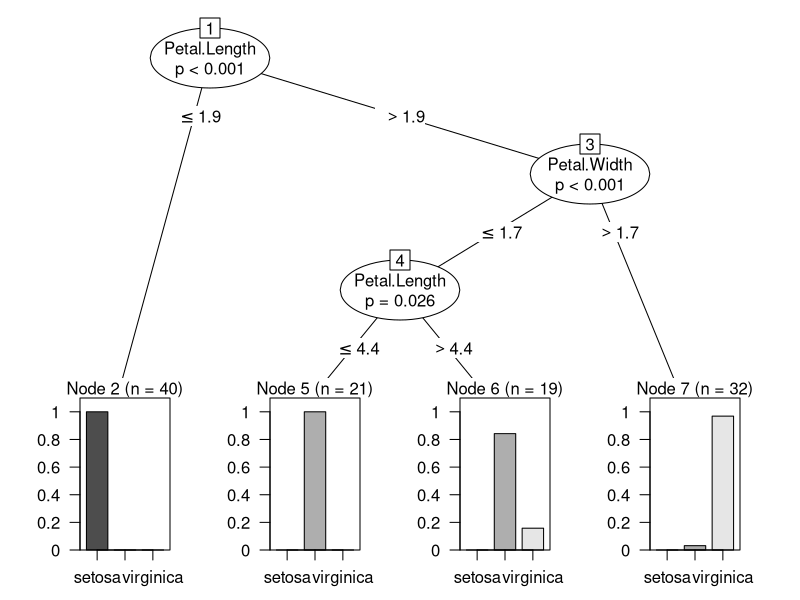
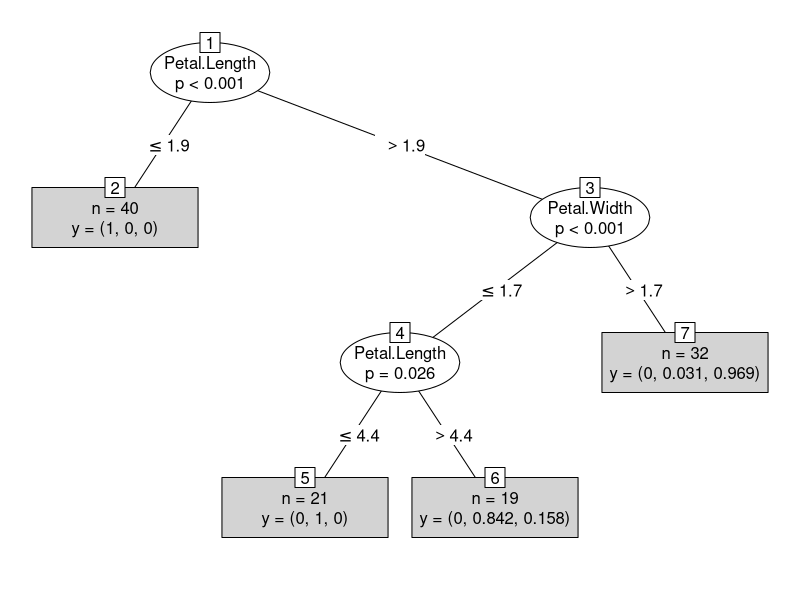
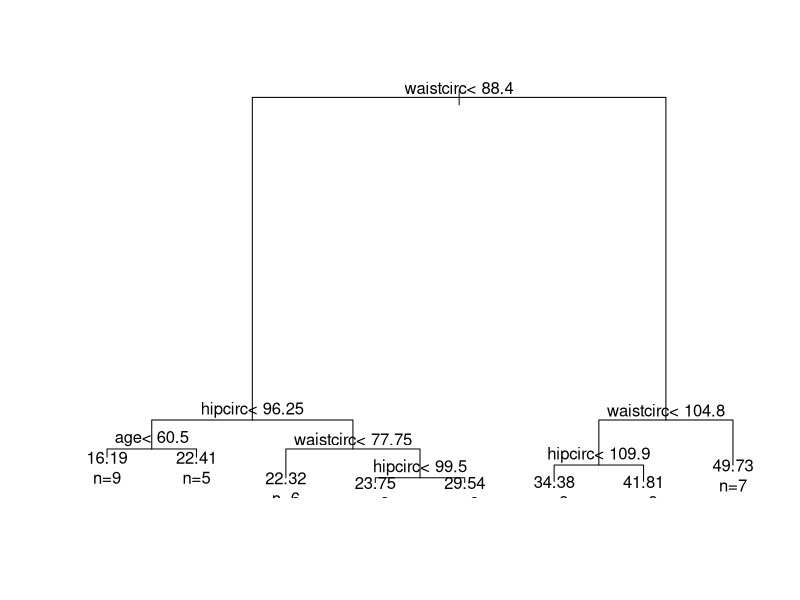
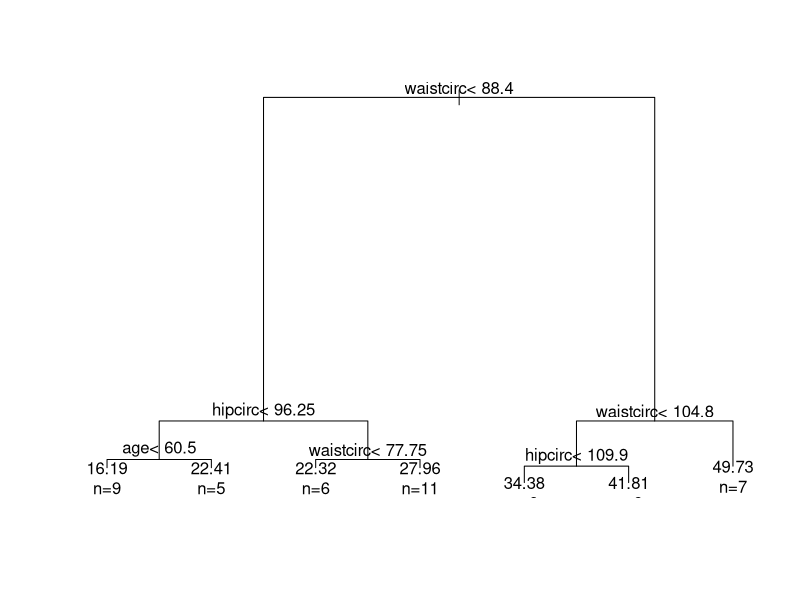
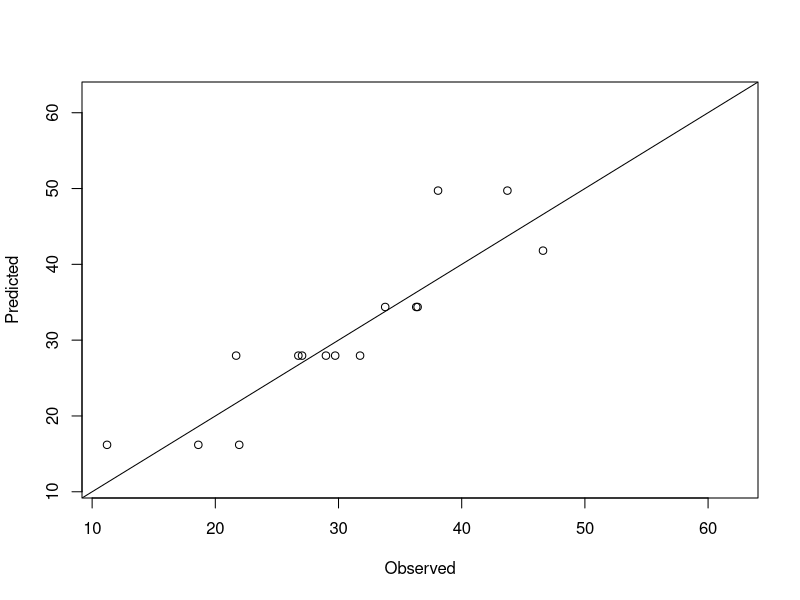
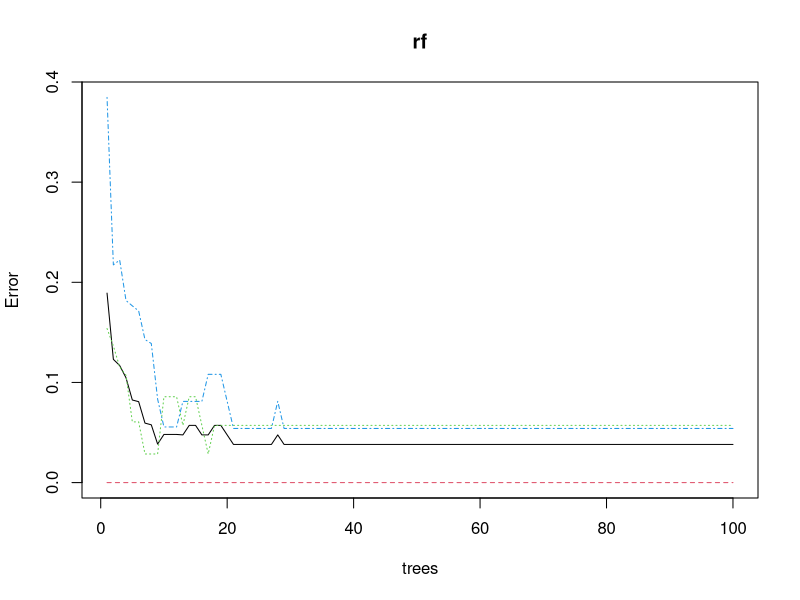
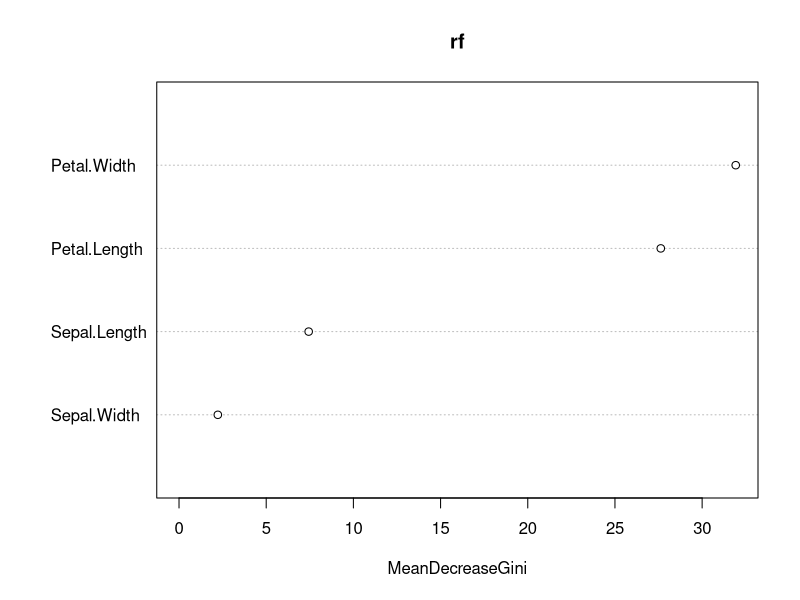
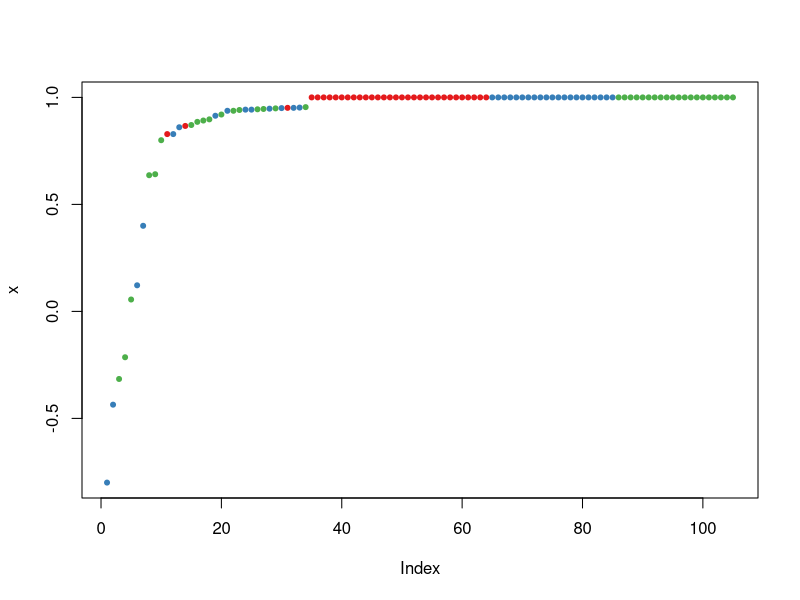

Source code (R) for these figures, in order:
#############################################
#####   Introduction to Decision Trees  #####
#####         and Random Forest         #####
#############################################

# We show how to build predictive models with
# packages party, rpart and randomForest. Other
# related packages are partykit and ipred.

# This section shows how to build a decision tree 
# for the iris data with function ctree() in package
# party [Hothorn et al., 2010]. Sepal.Length, 
# Sepal.Width, Petal.Length and Petal.Width are used
# to predict the Species of Iris flowers.

# We first use function ctree() to build  a decision 
# tree, and predict() makes prediction for new data.

data(iris)
str(iris)

# Before modeling, the iris data is split below into 
# two subsets: training (70%) and test (30%).

# for replication
set.seed(1234)
# samples a 1 or a 2 as many times as there are rows 
# in iris with 70% 1's and 30% 2's
ind <- sample(2, nrow(iris), 
              replace=TRUE, prob=c(0.7, 0.3))

ind

# we use the 70% for training
trainData <- iris[ind==1,]

# and the 30% for testing
testData <- iris[ind==2,]

# We then load package party, build a decision tree,
# and check the prediction result. Function ctree()
# provides some parameters, such as MinSplit, MinBucket,
# MaxSurrogate and MaxDepth (all part of the controls =
# ctree_control() argument), to control the training 
# of decision trees. Below we use default settings to 
# build a decision tree.

# In this code, myFormula specifies that Species is the
# target variable and all other variables are independent
# variables.

install.packages("party")
library("party")

?ctree

myFormula <- Species ~ Sepal.Length + Sepal.Width + Petal.Length + Petal.Width
myFormula
iris_ctree <- ctree(myFormula, data=trainData)
iris_ctree

# check the prediction
table(predict(iris_ctree), trainData$Species)

# Now we have a look at the tree by printing the rules
print(iris_ctree)

# and plotting the tree
plot(iris_ctree)

# in the above plot, the barplot for each leaf node shows
# the probabilities of an instance falling into the three
# species. In the simple plot below, they are shown as "y"
# in leaf nodes. For example, node 2 is labeled with 
# "n=40, y=(1, 0, 0)", which means that it contains 40 
# training instances and all of them belong to the first
# class "setosa".

# here is a simple plot:
plot(iris_ctree, type="simple")

# so now we test the classification ability of the test
# tree with the test data
testPred <- predict(iris_ctree, newdata = testData)
testPred
table(testPred, testData$Species)

# However, ctree() does not handle missing values well, and
# another problem is that, when a variable exists in training 
# data and is fed into ctree() but does not appear in the
# built decision tree, the test data must also have that 
# variable to make prediction.

# Otherwise, a call to predict() would fail. Also, if the value 
# levels of a categorical variable in test data are different
# from that in training data, it would also fail to make prediction
# on the test data. 

##### Decision Trees with Package rpart

# So here we use package rpart to build a decision tree on the
# bodyfat data

# Recursive partitioning is an algorithm to 
# "grow" a regression tree. It first parti-
# tions the observations by univariate splits 
# in a recursive way, and secondly fits a 
# constant model in each cell of the resulting
# partition.

# Function rpart() is used to build a decision tree,
# and the tree with the minimum prediction error 
# is selected. After that, it is applied to new data
# to make prediction with function predict().

# Please see included session documentation:
# "Recursive-Partitioning-HSAUR2.pdf"

# The available algorithms differ on 3 points:
# 1) How to select the splitting covariate;
# 2) How the split point is estimated;
# 3) Which stopping criterion is applied.

# We look at an R demo with one of the more
# popular algorithms for classification and
# regression trees using R package 'rpart'.

# The algorithm first examines all possible
# splits for all covariates and chooses the
# split which leads to two groups that are
# 'purer' than the current group with respect
# to the values of the response variable y.

# 'Gini' stop criterion is default in rpart.

set.seed(290875)

# body fat data is in TH.data
# install.packages("mboost")
install.packages("TH.data")
install.packages("rpart")
library("TH.data")
library("rpart")
data("bodyfat", package = "TH.data")
# look at help for bodyfat data
help("bodyfat", package = "TH.data")

class(bodyfat$DEXfat)

# look at dimensions (71 rows, 10 variables)
dim(bodyfat)

# look at attributes
attributes (bodyfat)

# Next, the data is split into training and test subsets, 
# and a decision tree is built on the training data:
set.seed(1234)
ind <- sample(2, nrow(bodyfat), replace=TRUE, prob=c(0.7, 0.3))
ind
bodyfat.train <- bodyfat[ind==1,]
bodyfat.train
bodyfat.test <- bodyfat[ind==2,]
bodyfat.test

# train a decision tree
myFormula <- DEXfat ~ age + waistcirc + hipcirc + elbowbreadth + kneebreadth
bodyfat_rpart <- rpart(myFormula, data = bodyfat.train,
                       # use control arg to restrict # of obs
                       # for potential binary split to 10:
                       control = rpart.control(minsplit = 10))
attributes(bodyfat_rpart)

print(bodyfat_rpart$cptable)

print(bodyfat_rpart)

# The build tree can be plotted:
plot(bodyfat_rpart)
# adds the text
text(bodyfat_rpart, use.n=T)

# We prune the tree...
# Select the tree with the minimum prediction error:
opt <- which.min(bodyfat_rpart$cptable[,"xerror"])
cp <- bodyfat_rpart$cptable[opt, "CP"]
bodyfat_prune <- prune(bodyfat_rpart, cp = cp)
print(bodyfat_prune)

# Then plot it:
plot(bodyfat_prune)
text(bodyfat_prune, use.n=T)

# Then, the selected tree is used to make prediction 
# and the predicted values are compared with actual
# labels. In the code below, function abline() draws
# a diagonal line. The predictions of a good model
# are expected to be equal or very close to their 
# actual values, that is, most points should be on
# or close to the diagonal line.

DEXfat_pred <- predict(bodyfat_prune, 
                       newdata=bodyfat.test)
xlim <- range(bodyfat$DEXfat)
plot(DEXfat_pred ~ DEXfat, data=bodyfat.test, xlab="Observed",
       ylab="Predicted", ylim=xlim, xlim=xlim)
abline(a=0, b=1)

###############################################
#######        Random Forest             ######
###############################################

### Now we model a random forest

# again split iris into new, different
# training (70%) and test (30%) subsets

ind <- sample(2, nrow(iris), 
              replace=TRUE, 
              prob=c(0.7, 0.3))

trainData <- iris[ind==1,]
testData <- iris[ind==2,]

# we load randomForest
install.packages("randomForest")
library(randomForest)

# we train randomForest
# predict species using all variables

# two limitations of randomForest function:
# 1) cannot handle data with missing values so
#    users must impute values for those missing
# 2) 32 maximum number of levels for each
#    categorical variable; must transform them

# build same model as before; are predicting
# Species based on all other variables:

rf <- randomForest(Species ~ ., 
                   data=trainData, 
                   ntree=100,
                   proximity=TRUE)

# show conditional table cells' frequencies
table(predict(rf), trainData$Species)

# we take a look at the results
print(rf)

# show the components of the output 'rf' object
attributes(rf)

# plot error rates with various
# number of trees
plot(rf)

# find importance of variables
importance(rf)

# plots importance
varImpPlot(rf)

# test random forest using test data
irisPred <- predict(rf, newdata=testData)

# check the results
table(irisPred, testData$Species)

# check margins of data which is
# proportion of votes for the correct
# class minus maximum proportion of
# votes for other classes. Positive
# margin indicates correct classification

plot(margin(rf, testData$Species))
